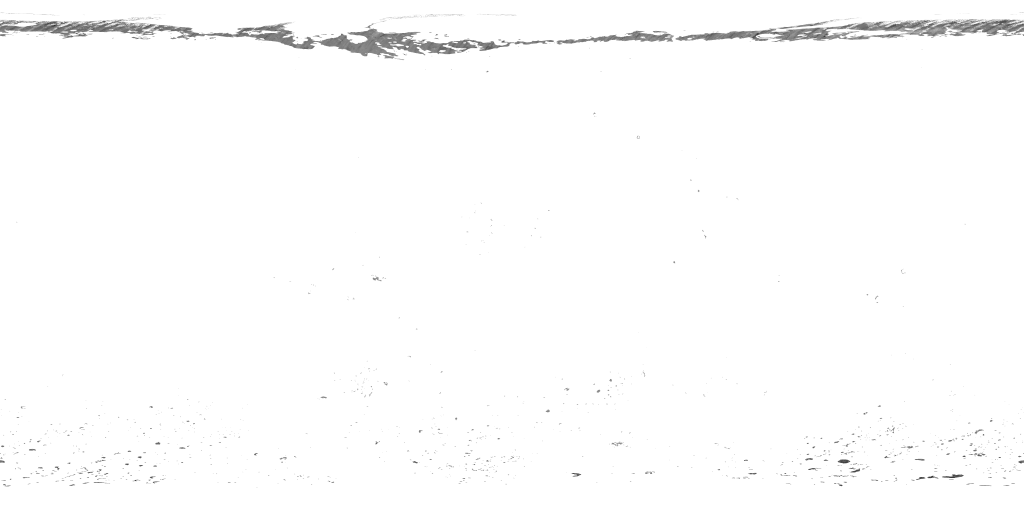
#> input picture assets/moon_rock.png, 2048 x 1024 px, given in place of ldem_16_uint.tif, which was not available (shown at 1/2 size)
$ python make_moon_assets.py ../assets/mars_ti.png
#> lines starting #> are read from the running program, lines starting #| are printed output that depends on the picture
#!/usr/bin/env python3
# Solar System Voyager — Copyright (c) 2026 hubstacksea
# MIT License (LICENSE を参照) — https://github.com/hubstacksea/Solar-System-Simulator
"""NASA SVS CGI Moon Kit から月のアセット (assets/moon_color.jpg, assets/moon_data.png) を作る。

データ（NASA's Scientific Visualization Studio, https://svs.gsfc.nasa.gov/4720）:
  - lroc_color_poles_4k.tif  LRO カメラ (LROC WAC) の色  4096x2048（--hq では lroc_color_poles_8k.tif 8192x4096）
  - ldem_16_uint.tif         LRO レーザー高度計 (LOLA) の標高 5760x2880, 0.5 m 単位, 半径 1727.4 km 基準

出力:
  moon_color.jpg  地表の色 4096x2048（--hq では 8192x4096）
  moon_data.png   標高 2048x1024（--hq では 4096x2048。グレー+アルファ = 16 bit の上位 / 下位バイト。
                  線形補間しても 上位 + 下位/256 の関係が保たれるのでそのままフィルタできる）

使い方: python3 tools/make_moon_assets.py <作業ディレクトリ> [出力先=assets] [--hq]
必要なもの: Pillow（ダウンロード 約 45 MB、--hq では 約 85 MB）
"""
import os
import sys
import urllib.request

from PIL import Image

BASE = "https://svs.gsfc.nasa.gov/vis/a000000/a004700/a004720/"
HQ = "--hq" in sys.argv
FILES = ["lroc_color_poles_8k.tif" if HQ else "lroc_color_poles_4k.tif", "ldem_16_uint.tif"]


def fetch(work, name):
    path = os.path.join(work, name)
    if not os.path.exists(path):
        print("download", BASE + name)
        urllib.request.urlretrieve(BASE + name, path)
    return path


def main():
    args = [a for a in sys.argv[1:] if a != "--hq"]
    work = args[0]
    out = args[1] if len(args) > 1 else "assets"
    os.makedirs(work, exist_ok=True)
    os.makedirs(out, exist_ok=True)
    Image.MAX_IMAGE_PIXELS = None
    color_path, dem_path = (fetch(work, f) for f in FILES)

    Image.open(color_path).convert("RGB").save(os.path.join(out, "moon_color.jpg"), quality=88, optimize=True)
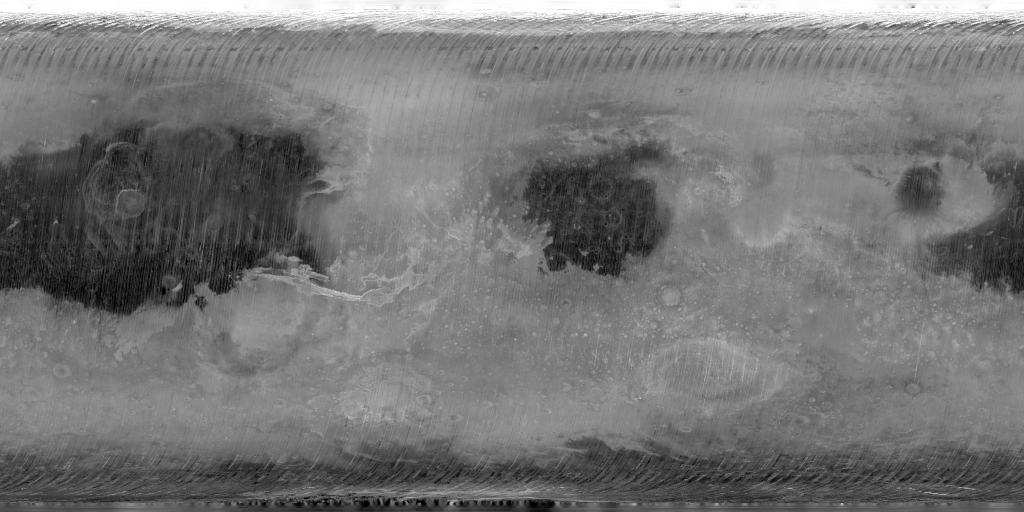
#> saved as moon_color.jpg: PIL image 2048x1024 RGB (shown at 1/2 size); min 0, max 255, mean 117.5

    # 16 bit 標高 → 2048x1024（--hq では 4096x2048）に平均縮小し、上位・下位バイトに分ける
    dem = Image.open(dem_path).convert("F").resize((4096, 2048) if HQ else (2048, 1024), Image.BOX)
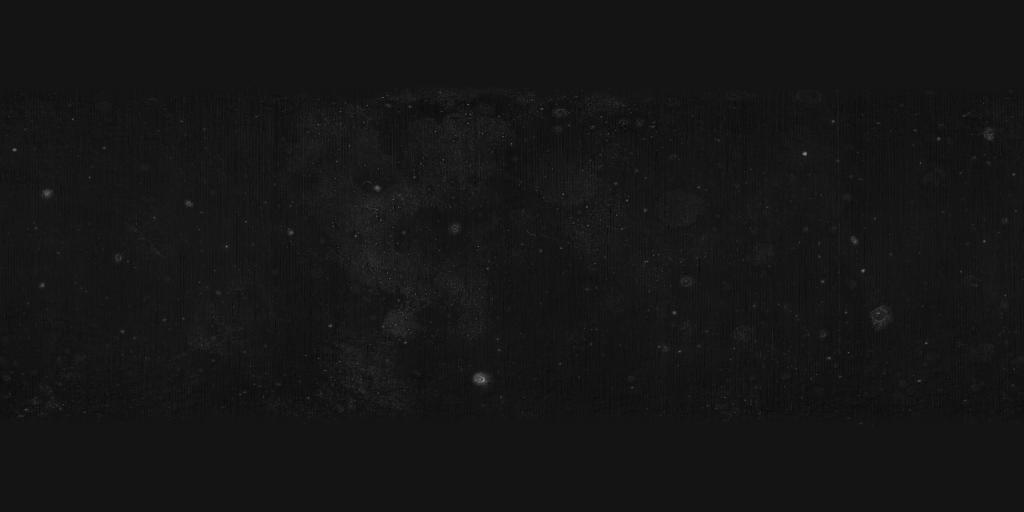
#> dem: PIL image 2048x1024 F (shown at 1/2 size); min 0, max 168, mean 21
    w, h = dem.size
#> w = 2048; h = 1024
    px = dem.load()
    hi = Image.new("L", (w, h))
#> hi: PIL image 2048x1024 L; every value is 0
    lo = Image.new("L", (w, h))
    hp, lp = hi.load(), lo.load()
    for y in range(h):
        for x in range(w):
            v = max(0, min(65535, int(round(px[x, y]))))
            hp[x, y] = v >> 8
            lp[x, y] = v & 255
    Image.merge("LA", (hi, lo)).save(os.path.join(out, "moon_data.png"), optimize=True)
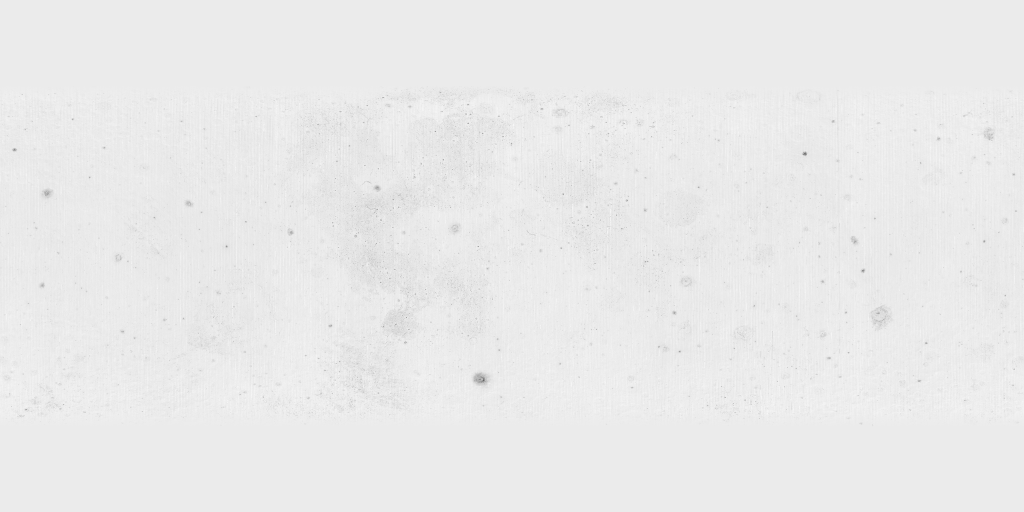
#> saved as moon_data.png: PIL image 2048x1024 LA (shown at 1/2 size); mean R, G, B, A 0, 0, 0, 21; transparent parts drawn white
    print("done:", out)


if __name__ == "__main__":
    main()
